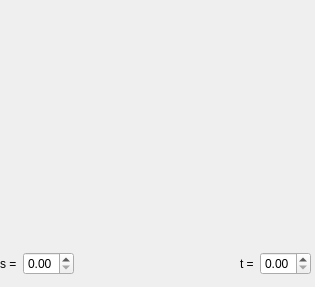
<?xml version="1.0" encoding="UTF-8"?>
<ui version="4.0">
 <class>ControleST</class>
 <widget class="QWidget" name="ControleST">
  <property name="geometry">
   <rect>
    <x>0</x>
    <y>0</y>
    <width>315</width>
    <height>287</height>
   </rect>
  </property>
  <property name="windowTitle">
   <string>Form</string>
  </property>
  <widget class="STWidget" name="stWidget" native="true">
   <property name="geometry">
    <rect>
     <x>0</x>
     <y>0</y>
     <width>311</width>
     <height>241</height>
    </rect>
   </property>
  </widget>
  <widget class="QWidget" name="">
   <property name="geometry">
    <rect>
     <x>0</x>
     <y>250</y>
     <width>311</width>
     <height>28</height>
    </rect>
   </property>
   <layout class="QHBoxLayout" name="horizontalLayout">
    <item>
     <widget class="QLabel" name="labelS">
      <property name="text">
       <string>s =</string>
      </property>
     </widget>
    </item>
    <item>
     <widget class="QDoubleSpinBox" name="spinS">
      <property name="maximum">
       <double>1.000000000000000</double>
      </property>
     </widget>
    </item>
    <item>
     <spacer name="horizontalSpacer">
      <property name="orientation">
       <enum>Qt::Horizontal</enum>
      </property>
      <property name="sizeHint" stdset="0">
       <size>
        <width>40</width>
        <height>20</height>
       </size>
      </property>
     </spacer>
    </item>
    <item>
     <widget class="QLabel" name="labelT">
      <property name="text">
       <string>t =</string>
      </property>
     </widget>
    </item>
    <item>
     <widget class="QDoubleSpinBox" name="spinT">
      <property name="maximum">
       <double>1.000000000000000</double>
      </property>
     </widget>
    </item>
   </layout>
  </widget>
 </widget>
 <customwidgets>
  <customwidget>
   <class>STWidget</class>
   <extends>QWidget</extends>
   <header>stwidget.h</header>
   <container>1</container>
  </customwidget>
 </customwidgets>
 <resources/>
 <connections>
  <connection>
   <sender>spinS</sender>
   <signal>valueChanged(double)</signal>
   <receiver>ControleST</receiver>
   <slot>valorSpinSAlterado(double)</slot>
   <hints>
    <hint type="sourcelabel">
     <x>101</x>
     <y>249</y>
    </hint>
    <hint type="destinationlabel">
     <x>8</x>
     <y>236</y>
    </hint>
   </hints>
  </connection>
  <connection>
   <sender>spinT</sender>
   <signal>valueChanged(double)</signal>
   <receiver>ControleST</receiver>
   <slot>valorSpinTAlterado(double)</slot>
   <hints>
    <hint type="sourcelabel">
     <x>274</x>
     <y>250</y>
    </hint>
    <hint type="destinationlabel">
     <x>303</x>
     <y>230</y>
    </hint>
   </hints>
  </connection>
 </connections>
 <slots>
  <slot>valorSpinSAlterado(double)</slot>
  <slot>valorSliderSAlterado(int)</slot>
  <slot>valorSpinTAlterado(double)</slot>
  <slot>valorSliderTAlterado(int)</slot>
 </slots>
</ui>
